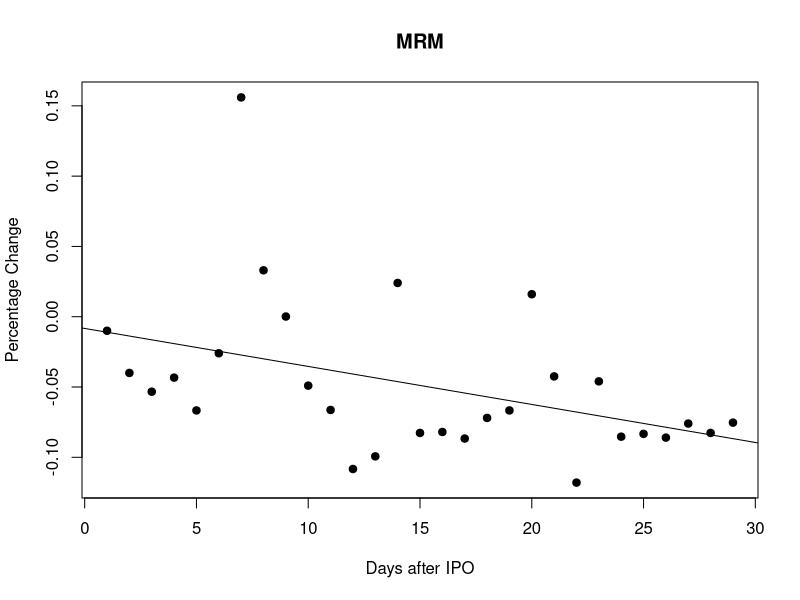
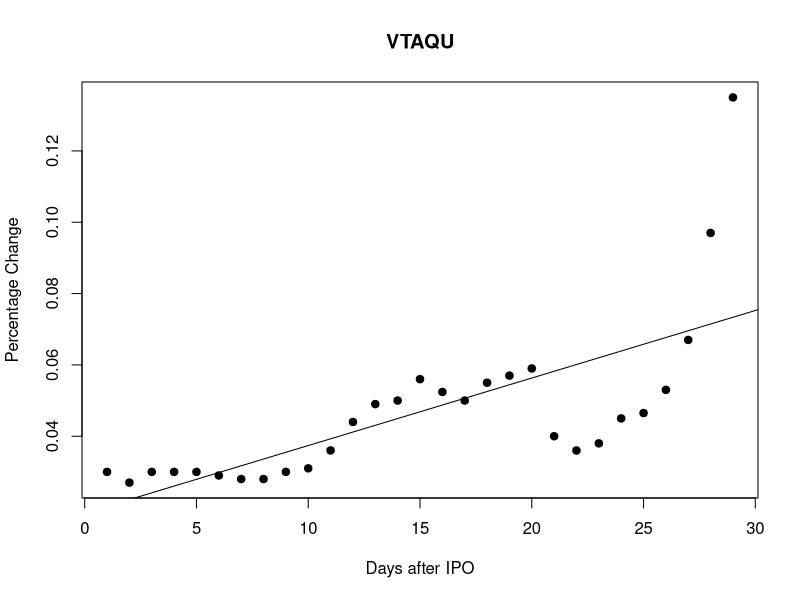
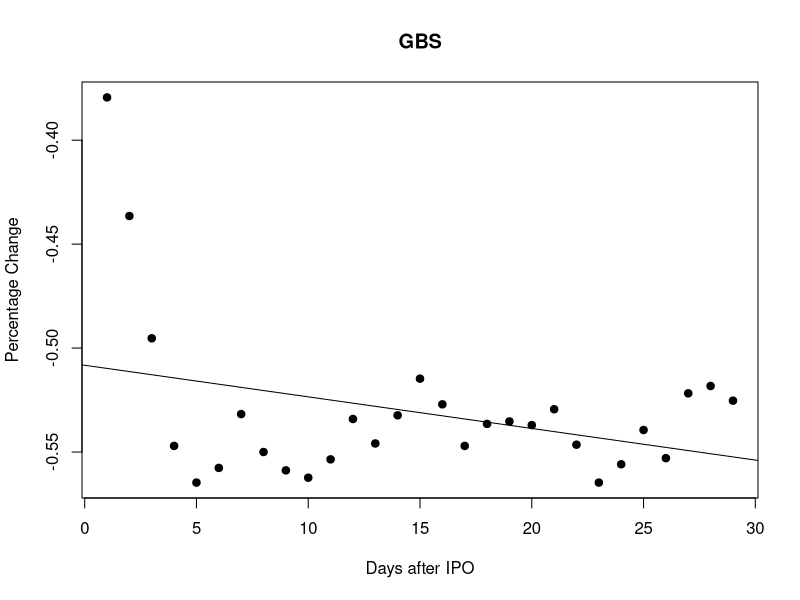
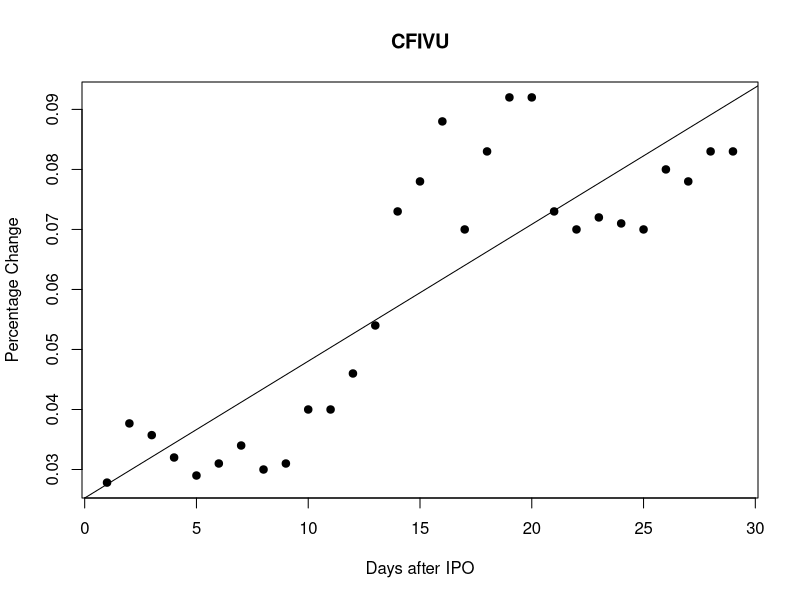
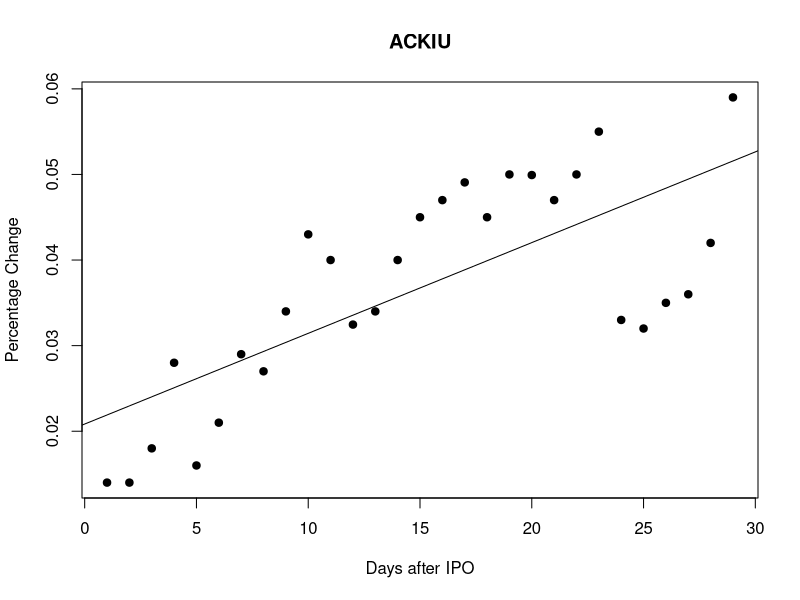
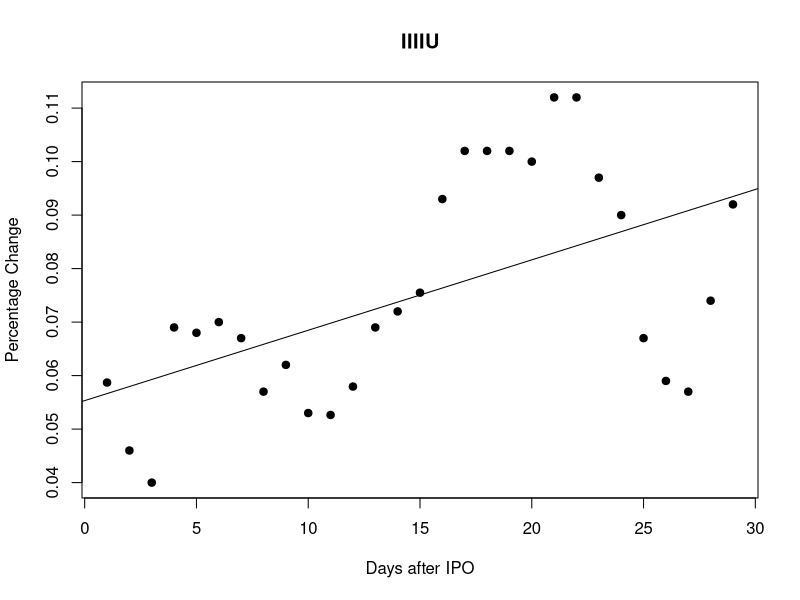
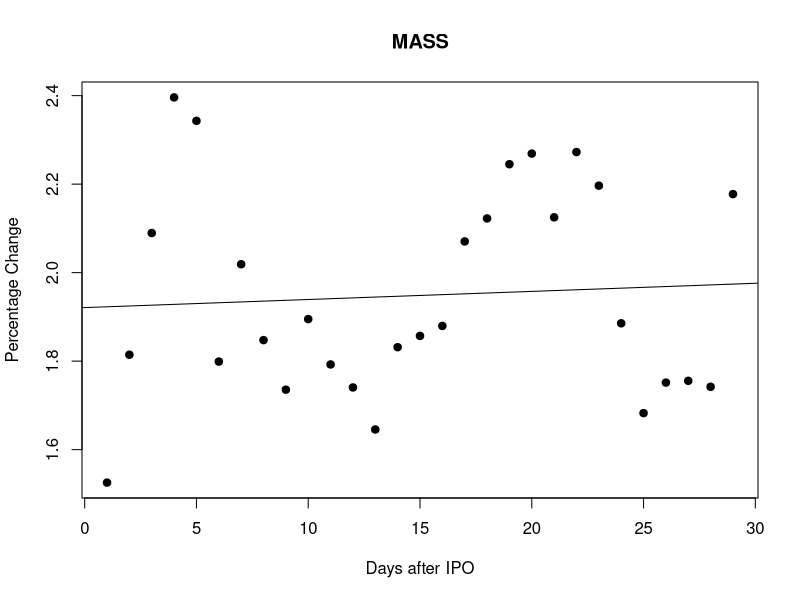
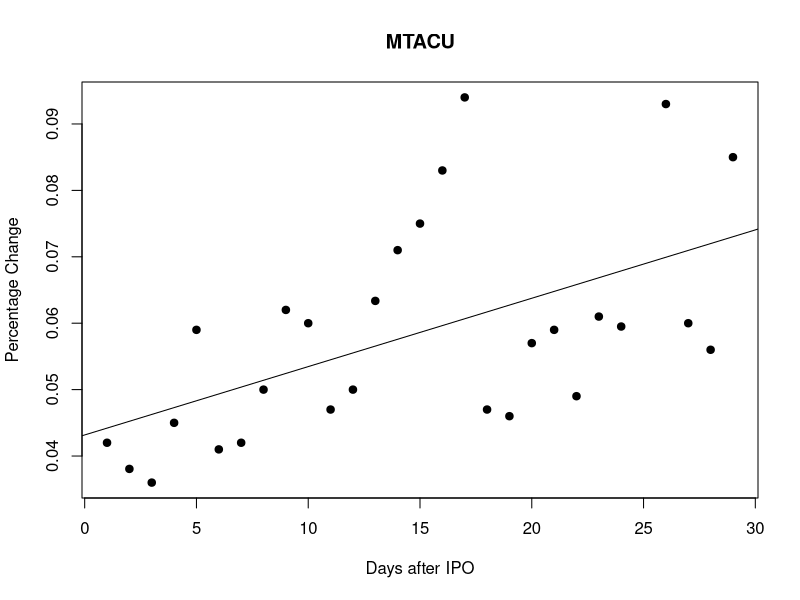

Reproduce these figures in R, in order.
library(readxl)

december <- readxl::read_excel("IPOSHEET.xlsx",sheet="Dec2020PC",col_names = TRUE,row.names(TRUE))
december <-t(december)
december <- december[-c(2,3), ]
december.names <- december[1,]
colnames(december) <- december.names
december <- december[-c(1),]

count <- c(1:29)

pdf("plottings1.pdf")

for (x in december.names){
  plot.new()
  print(x)
  lm = lm(december[,x]~count)
  summary(lm)
  plot(december[,x]~count,pch=19,xlab="Days after IPO",ylab="Percentage Change",main=x)
  abline(lm)
}
dev.off()
  

positiveCount = 0
for (x in december.names){
  print(x)
  lm = lm(december[,x]~count)
  print(coef(lm)[2])
  if(coef(lm)[2]>=0){
    positiveCount = positiveCount + 1
  }
}
print(paste("Positive: ",positiveCount))
print(positiveCount/length(december.names))
print(paste("Negative: ",length(december.names)-positiveCount))
